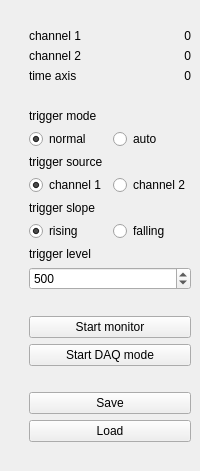
<?xml version="1.0" encoding="UTF-8"?>
<ui version="4.0">
 <class>OscDisplay</class>
 <widget class="QWidget" name="OscDisplay">
  <layout class="QHBoxLayout" name="horizontalLayout" stretch="1,0">
   <property name="spacing">
    <number>0</number>
   </property>
   <property name="leftMargin">
    <number>0</number>
   </property>
   <property name="topMargin">
    <number>0</number>
   </property>
   <property name="rightMargin">
    <number>0</number>
   </property>
   <property name="bottomMargin">
    <number>0</number>
   </property>
   <item>
    <widget class="QWidget" name="plotWidget" native="true">
     <layout class="QVBoxLayout" name="plotLayout">
      <property name="spacing">
       <number>0</number>
      </property>
      <property name="leftMargin">
       <number>0</number>
      </property>
      <property name="topMargin">
       <number>0</number>
      </property>
      <property name="rightMargin">
       <number>0</number>
      </property>
      <property name="bottomMargin">
       <number>0</number>
      </property>
     </layout>
    </widget>
   </item>
   <item>
    <widget class="QWidget" name="controlWidget" native="true">
     <layout class="QVBoxLayout" name="controlLayout">
      <item>
       <spacer name="spacer_0">
        <property name="orientation">
         <enum>Qt::Vertical</enum>
        </property>
        <property name="sizeHint" stdset="0">
         <size>
          <width>20</width>
          <height>20</height>
         </size>
        </property>
       </spacer>
      </item>
      <item>
       <widget class="QWidget" name="cursorWidget" native="true">
        <layout class="QGridLayout" name="cursorLayout">
         <property name="leftMargin">
          <number>0</number>
         </property>
         <property name="topMargin">
          <number>0</number>
         </property>
         <property name="rightMargin">
          <number>0</number>
         </property>
         <property name="bottomMargin">
          <number>0</number>
         </property>
         <property name="horizontalSpacing">
          <number>0</number>
         </property>
         <item row="0" column="0">
          <widget class="QLabel" name="ch1Label">
           <property name="text">
            <string>channel 1</string>
           </property>
          </widget>
         </item>
         <item row="0" column="1">
          <widget class="QLabel" name="ch1Value">
           <property name="text">
            <string>0</string>
           </property>
           <property name="alignment">
            <set>Qt::AlignRight|Qt::AlignTrailing|Qt::AlignVCenter</set>
           </property>
          </widget>
         </item>
         <item row="1" column="0">
          <widget class="QLabel" name="ch2Label">
           <property name="text">
            <string>channel 2</string>
           </property>
          </widget>
         </item>
         <item row="1" column="1">
          <widget class="QLabel" name="ch2Value">
           <property name="text">
            <string>0</string>
           </property>
           <property name="alignment">
            <set>Qt::AlignRight|Qt::AlignTrailing|Qt::AlignVCenter</set>
           </property>
          </widget>
         </item>
         <item row="2" column="0">
          <widget class="QLabel" name="timeLabel">
           <property name="text">
            <string>time axis</string>
           </property>
          </widget>
         </item>
         <item row="2" column="1">
          <widget class="QLabel" name="timeValue">
           <property name="text">
            <string>0</string>
           </property>
           <property name="alignment">
            <set>Qt::AlignRight|Qt::AlignTrailing|Qt::AlignVCenter</set>
           </property>
          </widget>
         </item>
        </layout>
       </widget>
      </item>
      <item>
       <spacer name="spacer_1">
        <property name="orientation">
         <enum>Qt::Vertical</enum>
        </property>
        <property name="sizeHint" stdset="0">
         <size>
          <width>20</width>
          <height>20</height>
         </size>
        </property>
       </spacer>
      </item>
      <item>
       <widget class="QLabel" name="modeLabel">
        <property name="text">
         <string>trigger mode</string>
        </property>
       </widget>
      </item>
      <item>
       <widget class="QWidget" name="modeWidget" native="true">
        <layout class="QHBoxLayout" name="modeLayout">
         <property name="leftMargin">
          <number>0</number>
         </property>
         <property name="topMargin">
          <number>0</number>
         </property>
         <property name="rightMargin">
          <number>0</number>
         </property>
         <property name="bottomMargin">
          <number>0</number>
         </property>
         <item>
          <widget class="QRadioButton" name="normalButton">
           <property name="text">
            <string>normal</string>
           </property>
           <property name="checked">
            <bool>true</bool>
           </property>
          </widget>
         </item>
         <item>
          <widget class="QRadioButton" name="autoButton">
           <property name="text">
            <string>auto</string>
           </property>
          </widget>
         </item>
        </layout>
       </widget>
      </item>
      <item>
       <widget class="QLabel" name="sourceLabel">
        <property name="text">
         <string>trigger source</string>
        </property>
       </widget>
      </item>
      <item>
       <widget class="QWidget" name="sourceWidget" native="true">
        <layout class="QHBoxLayout" name="sourceLayout">
         <property name="leftMargin">
          <number>0</number>
         </property>
         <property name="topMargin">
          <number>0</number>
         </property>
         <property name="rightMargin">
          <number>0</number>
         </property>
         <property name="bottomMargin">
          <number>0</number>
         </property>
         <item>
          <widget class="QRadioButton" name="ch1Button">
           <property name="text">
            <string>channel 1</string>
           </property>
           <property name="checked">
            <bool>true</bool>
           </property>
          </widget>
         </item>
         <item>
          <widget class="QRadioButton" name="ch2Button">
           <property name="text">
            <string>channel 2</string>
           </property>
          </widget>
         </item>
        </layout>
       </widget>
      </item>
      <item>
       <widget class="QLabel" name="slopeLabel">
        <property name="text">
         <string>trigger slope</string>
        </property>
       </widget>
      </item>
      <item>
       <widget class="QWidget" name="slopeWidget" native="true">
        <layout class="QHBoxLayout" name="slopeLayout">
         <property name="leftMargin">
          <number>0</number>
         </property>
         <property name="topMargin">
          <number>0</number>
         </property>
         <property name="rightMargin">
          <number>0</number>
         </property>
         <property name="bottomMargin">
          <number>0</number>
         </property>
         <item>
          <widget class="QRadioButton" name="risingButton">
           <property name="text">
            <string>rising</string>
           </property>
           <property name="checked">
            <bool>true</bool>
           </property>
          </widget>
         </item>
         <item>
          <widget class="QRadioButton" name="fallingButton">
           <property name="text">
            <string>falling</string>
           </property>
          </widget>
         </item>
        </layout>
       </widget>
      </item>
      <item>
       <widget class="QLabel" name="levelLabel">
        <property name="text">
         <string>trigger level</string>
        </property>
       </widget>
      </item>
      <item>
       <widget class="QSpinBox" name="levelValue">
        <property name="minimum">
         <number>-4090</number>
        </property>
        <property name="maximum">
         <number>4090</number>
        </property>
        <property name="singleStep">
         <number>10</number>
        </property>
        <property name="value">
         <number>500</number>
        </property>
       </widget>
      </item>
      <item>
       <spacer name="spacer_2">
        <property name="orientation">
         <enum>Qt::Vertical</enum>
        </property>
        <property name="sizeHint" stdset="0">
         <size>
          <width>20</width>
          <height>20</height>
         </size>
        </property>
       </spacer>
      </item>
      <item>
       <widget class="QPushButton" name="startButton">
        <property name="text">
         <string>Start monitor</string>
        </property>
       </widget>
      </item>
      <item>
       <widget class="QPushButton" name="startDAQButton">
        <property name="text">
         <string>Start DAQ mode</string>
        </property>
       </widget>
      </item>
      <item>
       <spacer name="spacer_3">
        <property name="orientation">
         <enum>Qt::Vertical</enum>
        </property>
        <property name="sizeHint" stdset="0">
         <size>
          <width>20</width>
          <height>20</height>
         </size>
        </property>
       </spacer>
      </item>
      <item>
       <widget class="QPushButton" name="saveButton">
        <property name="text">
         <string>Save</string>
        </property>
       </widget>
      </item>
      <item>
       <widget class="QPushButton" name="loadButton">
        <property name="text">
         <string>Load</string>
        </property>
       </widget>
      </item>
      <item>
       <spacer name="spacer_4">
        <property name="orientation">
         <enum>Qt::Vertical</enum>
        </property>
        <property name="sizeHint" stdset="0">
         <size>
          <width>20</width>
          <height>20</height>
         </size>
        </property>
       </spacer>
      </item>
     </layout>
    </widget>
   </item>
  </layout>
 </widget>
 <resources/>
 <connections/>
</ui>
